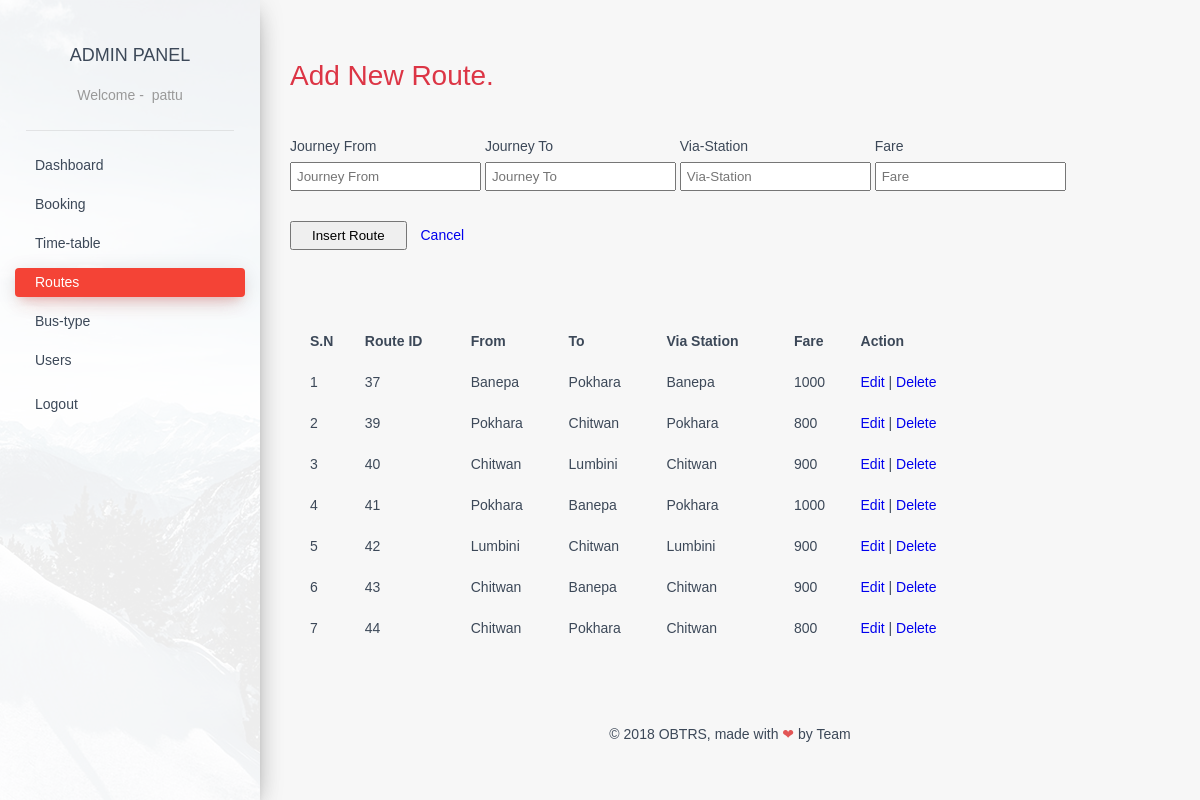
Screenshot of /admin/adminpanel/routes.php (signed in) with the database file from the repository.
### tables this page shows
CREATE TABLE `route_detail` (
  `route_id` int(11) NOT NULL,
  `departure_station` varchar(50) NOT NULL,
  `arrival_station` varchar(50) NOT NULL,
  `via_station` varchar(50) NOT NULL,
  `rent` int(11) NOT NULL
);

### admin/adminpanel/routes.php (the view, shortened to what this page needs)
<?php
    include '../adminfunction.php';
?>
<!DOCTYPE html>
<html lang="en" class="js csstransitions">
<head>
    <link rel="stylesheet" href="adminpanel-assets/css/style.css" />
    <link rel="stylesheet" href="adminpanel-assets/css/normalize.css" />
</head>
<body>
    <div class="wrapper">
        <div class="sidebar" data-color="red" data-image="../assets/img/sidebar-1.jpg">
            <div class="logo"> <a href="#" class="simple-text">
                    Admin Panel
                    </a>
                    <?php
                        if (isset($_SESSION['usr_id'])) { ?>
                            <span data-hover="Welcome">Welcome - &nbsp;<?php echo $_SESSION['usr_name']; ?>
                            <?php } else { ?>
                            <span data-hover="Welcome">Welcome
                                </span>
                    <?php } ?>
                </span>
            </div>
            <?php
                include 'side-menu.php';
            ?>
            <div class="sidebar-background" style="background-image: url(../admin/assets/img/sidebar-1.jpg);"></div>
        </div>
        <div class="main-panel ps-container ps-theme-default ps-active-y">
            <div class="content">
                <div class="container-fluid">
                    <div class="row" style="margin: 25px 0;">
                        <h1 class="text-danger"> Add New Route.</h1>
            <?php
                if (isset( $_SESSION['user_type'] )) {
                    if($_SESSION['user_type'] == 'admin'){
            ?>
						<form action="<?php echo $_SERVER['PHP_SELF']; ?>" method="post" class="insert_route">
                            <div class="input-group">
                                <label for="journeyFrom" class="required">Journey From</label>
                                <input type="text" name="journeyFrom" placeholder="Journey From" required="required"/>
                            </div>
                            <div class="input-group">
                                <label for="journeyTo" class="required">Journey To</label>
                                <input type="text" name="journeyTo" placeholder="Journey To" required="required" />
                            </div>
                            <div class="input-group">
                                <label for="viaStation" class="required">Via-Station</label>
                                <input type="text" name="viaStation" placeholder="Via-Station" required="required" />
                            </div>
                            <div class="input-group">
                                <label for="fare" class="required">Fare</label>
                                <input type="text" name="fare" placeholder="Fare" required="required" />
                            </div>
                            <div class="input-group" style="display: block;">
                                <input type="submit" name="insert-route" id="insert-route" value="Insert Route">
                                <a href="#" style="margin-left: 10px;">Cancel</a>
                            </div>
                            <br>
                        </form>
            <?php
                    }
                }
            ?>
                    </div>
					<div class="row" style="margin: 25px 0;">
                        <table border="0" cellpadding="0" cellspacing="20" style="margin: 5px 0;">
                            <thead style="text-align: left;">
                                <tr>
                                    <th>S.N</th>
                                    <th>Route ID</th>
                                    <th>From</th>
                                    <th>To</th>
                                    <th>Via Station</th>
                                    <th>Fare</th>
                                    <?php
                                        if (isset( $_SESSION['user_type'] )) {
                                            if($_SESSION['user_type'] == 'admin'){
                                                echo "<th>Action</th>";
                                            }
                                        }
                                    ?>
                                </tr>
                            </thead>
                        <?php
                        $sql = "SELECT * FROM `route_detail`";
                        $run = mysqli_query($con,$sql);
                        $rows = mysqli_num_rows($run);
                        if($rows>0){
                            $sn = 1;
                            while($data = mysqli_fetch_object($run)){
                                echo "<tr><td>".$sn."</td>";
                                echo "<td>".$data -> route_id."</td>";
                                echo "<td>".$data -> departure_station."</td>";
                                echo "<td>".$data -> arrival_station."</td>";
                                echo "<td>".$data -> via_station."</td>";
                                echo "<td>".$data -> rent."</td>";
                                if (isset( $_SESSION['user_type'] )) {
                                    if($_SESSION['user_type'] == 'admin'){
                                        echo "<td><a href = route_edit.php?route_id=".$data -> route_id."> Edit </a> |
                                        <a href = route_delete.php?route_id=".$data -> route_id."> Delete </a></td>";
                                    }
                                }
                                echo "</tr>";
                                $sn++;
                            }
                        }
                        else{
                                echo "<td colspan='5'> No data found </td><br/>";
                            }
                        ?>
                        </table>
					</div>
                </div>
            </div>
            <?php
                include 'footer.php';
            ?>
        </div>
    </div>
</body>
</html>

### admin/adminpanel/adminpanel-assets/css/style.css (style rules this page uses)
* { margin: 0; padding: 0; }
* { -webkit-box-sizing: border-box; box-sizing: border-box; }
body { background: #f7f7f7; font-size: 14px; color: #3C4858; }
.js.csstransitions body { opacity: 0; -webkit-transition: opacity 0.3s linear; -moz-transition: opacity 0.3s linear 0s; -o-transition: opacity 0.3s linear 0s; transition: opacity 0.3s linear 0s; }
.js body.loaded { opacity: 1; }
a { background-color: transparent; -webkit-transition: all 200ms linear; -moz-transition: all 200ms linear; -o-transition: all 200ms linear; -ms-transition: all 200ms linear; transition: all 200ms linear; }
a, a:link, a:active, a:visited { outline: none; border: 0; text-decoration: none; }
body, h1, h2, h3, h4, h5, h6, .h1, .h2, .h3, .h4 { font-family: 'Montserrat', sans-serif; font-weight: 300; line-height: 1.5em; }
.text-danger { color: #dc3545!important }
.wrapper { position: relative; top: 0; height: 100vh; }
form label { display: block; margin-top: 5px; margin-bottom: 5px; }
form .input-group { margin: 15px 0; }
form.insert_route .input-group, form.bus_type .input-group { display: inline-block; }
form input { padding: 5px; }
form input[type="submit"] { padding: 5px 20px; cursor: pointer; }
.content table { width: 80%; }
.main-panel>.content { padding: 25px; }
span { color: #999; }
.sidebar, .off-canvas-sidebar { position: fixed; top: 0; bottom: 0; left: 0; z-index: 1; box-shadow: 0 10px 30px -12px rgba(0, 0, 0, 0.42), 0 4px 25px 0px rgba(0, 0, 0, 0.12), 0 8px 10px -5px rgba(0, 0, 0, 0.2); }
.sidebar::after, .sidebar::before, .off-canvas-sidebar::after, .off-canvas-sidebar::before { display: block; content: ""; position: absolute; width: 100%; height: 100%; top: 0; left: 0; z-index: 2; }
.sidebar::before, .off-canvas-sidebar::before { opacity: .33; }
.sidebar::after, .off-canvas-sidebar::after { z-index: 3; opacity: 1; }
.sidebar[data-image]::after, .sidebar.has-image::after, .off-canvas-sidebar[data-image]::after, .off-canvas-sidebar.has-image::after { opacity: .77; }
.sidebar .logo, .off-canvas-sidebar .logo { position: relative; padding: 25px 15px; z-index: 4; text-align: center; }
.sidebar .logo .simple-text, .off-canvas-sidebar .logo .simple-text { text-transform: uppercase; padding: 15px 0px; display: block; font-size: 18px; color: #3C4858; text-align: center; font-weight: 400; line-height: 30px; }
.sidebar .logo::after, .off-canvas-sidebar .logo::after { content: ''; position: absolute; bottom: 0; right: 10%; height: 1px; width: 80%; background-color: rgba(180, 180, 180, 0.3); }
.sidebar .sidebar-background, .off-canvas-sidebar .sidebar-background { position: absolute; z-index: 1; height: 100%; width: 100%; display: block; top: 0; left: 0; background-size: cover; background-position: center center; }
.sidebar .sidebar-background::after, .off-canvas-sidebar .sidebar-background::after { position: absolute; z-index: 3; width: 100%; height: 100%; content: ""; display: block; background: #FFFFFF; opacity: .93; }
.ps-container { -ms-touch-action: auto; touch-action: auto; -ms-overflow-style: none; }
.main-panel { position: relative; float: right; width: calc(100% - 260px); -webkit-transition: all 0.33s cubic-bezier(0.685, 0.0473, 0.346, 1); -moz-transition: all 0.33s cubic-bezier(0.685, 0.0473, 0.346, 1); -o-transition: all 0.33s cubic-bezier(0.685, 0.0473, 0.346, 1); -ms-transition: all 0.33s cubic-bezier(0.685, 0.0473, 0.346, 1); transition: all 0.33s cubic-bezier(0.685, 0.0473, 0.346, 1); max-height: 100%; }
.main-panel>.content { margin-top: 0px; padding: 30px 15px; min-height: calc(100% - 123px); }
.container-fluid { padding-right: 15px; padding-left: 15px; margin-right: auto; margin-left: auto; }

### rows the page displays
route_detail: route_id "37", departure_station "Banepa", arrival_station "Pokhara", via_station "Banepa", rent "1000"
route_detail: route_id "39", departure_station "Pokhara", arrival_station "Chitwan", via_station "Pokhara", rent "800"
route_detail: route_id "40", departure_station "Chitwan", arrival_station "Lumbini", via_station "Chitwan", rent "900"
route_detail: route_id "41", departure_station "Pokhara", arrival_station "Banepa", via_station "Pokhara", rent "1000"
route_detail: route_id "42", departure_station "Lumbini", arrival_station "Chitwan", via_station "Lumbini", rent "900"
route_detail: route_id "43", departure_station "Chitwan", arrival_station "Banepa", via_station "Chitwan", rent "900"
route_detail: route_id "44", departure_station "Chitwan", arrival_station "Pokhara", via_station "Chitwan", rent "800"

### other values shown
$_SESSION['usr_name'] "pattu"
